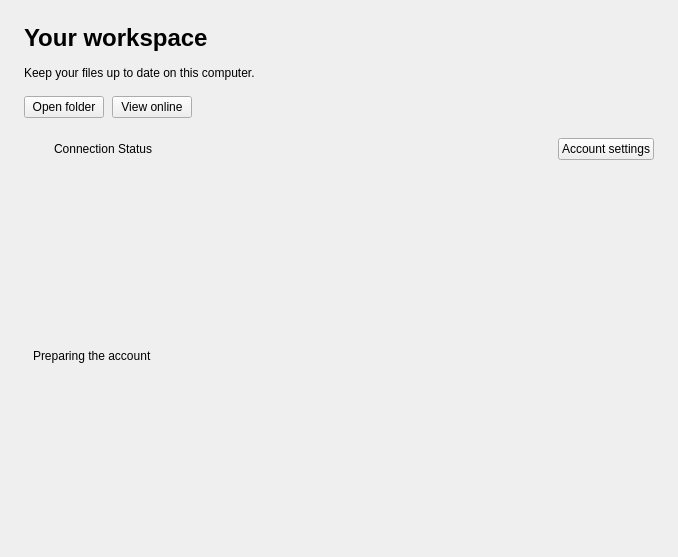
<?xml version="1.0" encoding="UTF-8"?>
<ui version="4.0">
 <class>OCC::AccountView</class>
 <widget class="QWidget" name="OCC::AccountView">
  <property name="geometry">
   <rect>
    <x>0</x>
    <y>0</y>
    <width>678</width>
    <height>557</height>
   </rect>
  </property>
  <property name="windowTitle">
   <string>Form</string>
  </property>
  <layout class="QVBoxLayout" name="verticalLayout_2">
   <property name="spacing"><number>16</number></property>
   <property name="leftMargin"><number>24</number></property>
   <property name="topMargin"><number>24</number></property>
   <property name="rightMargin"><number>24</number></property>
   <property name="bottomMargin"><number>20</number></property>
   <item>
    <widget class="QFrame" name="workspaceHeader">
     <layout class="QVBoxLayout" name="workspaceLayout">
      <property name="spacing"><number>16</number></property>
      <property name="leftMargin"><number>0</number></property>
      <property name="topMargin"><number>0</number></property>
      <property name="rightMargin"><number>0</number></property>
      <property name="bottomMargin"><number>0</number></property>
      <item>
       <layout class="QHBoxLayout" name="workspaceTitleLayout">
        <property name="spacing"><number>14</number></property>
        <item><layout class="QVBoxLayout" name="workspaceTextLayout">
         <item><widget class="QLabel" name="workspaceTitle">
          <property name="font"><font><pointsize>18</pointsize><bold>true</bold></font></property>
          <property name="text"><string>Your workspace</string></property>
          <property name="wordWrap"><bool>true</bool></property>
         </widget></item>
         <item><widget class="QLabel" name="workspaceDescription">
          <property name="text"><string>Keep your files up to date on this computer.</string></property>
          <property name="wordWrap"><bool>true</bool></property>
         </widget></item>
        </layout></item>
       </layout>
      </item>
      <item><layout class="QHBoxLayout" name="workspaceActionsLayout">
       <property name="spacing"><number>8</number></property>
       <item><widget class="QPushButton" name="openFolderButton">
        <property name="text"><string>Open folder</string></property>
        <property name="focusPolicy"><enum>Qt::FocusPolicy::StrongFocus</enum></property>
       </widget></item>
       <item><widget class="QPushButton" name="viewOnlineButton">
        <property name="text"><string>View online</string></property>
        <property name="focusPolicy"><enum>Qt::FocusPolicy::StrongFocus</enum></property>
       </widget></item>
       <item><spacer name="workspaceActionsSpacer">
        <property name="orientation"><enum>Qt::Orientation::Horizontal</enum></property>
        <property name="sizeHint" stdset="0"><size><width>20</width><height>20</height></size></property>
       </spacer></item>
      </layout></item>
     </layout>
    </widget>
   </item>
   <item>
    <widget class="QWidget" name="accountStatus" native="true">
     <layout class="QHBoxLayout" name="horizontalLayout_4">
      <property name="spacing"><number>10</number></property>
      <property name="leftMargin"><number>0</number></property>
      <property name="topMargin"><number>4</number></property>
      <property name="rightMargin"><number>0</number></property>
      <property name="bottomMargin"><number>4</number></property>
      <item>
       <widget class="QLabel" name="warningLabel">
        <property name="enabled">
         <bool>true</bool>
        </property>
        <property name="sizePolicy">
         <sizepolicy hsizetype="Fixed" vsizetype="Fixed">
          <horstretch>0</horstretch>
          <verstretch>0</verstretch>
         </sizepolicy>
        </property>
        <property name="minimumSize">
         <size>
          <width>20</width>
          <height>20</height>
         </size>
        </property>
        <property name="maximumSize">
         <size>
          <width>20</width>
          <height>20</height>
         </size>
        </property>
        <property name="text">
         <string/>
        </property>
        <property name="scaledContents">
         <bool>true</bool>
        </property>
       </widget>
      </item>
      <item>
       <widget class="QLabel" name="connectionStatusLabel">
        <property name="sizePolicy">
         <sizepolicy hsizetype="MinimumExpanding" vsizetype="Preferred">
          <horstretch>0</horstretch>
          <verstretch>0</verstretch>
         </sizepolicy>
        </property>
        <property name="text">
         <string notr="true">Connection Status</string>
        </property>
        <property name="textFormat">
         <enum>Qt::TextFormat::PlainText</enum>
        </property>
        <property name="wordWrap">
         <bool>true</bool>
        </property>
       </widget>
      </item>
      <item>
       <widget class="QPushButton" name="manageAccountButton">
        <property name="focusPolicy">
         <enum>Qt::FocusPolicy::StrongFocus</enum>
        </property>
        <property name="text">
         <string>Account settings</string>
        </property>
       </widget>
      </item>
     </layout>
    </widget>
   </item>
   <item>
    <widget class="QStackedWidget" name="stackedWidget">
     <property name="sizePolicy">
      <sizepolicy hsizetype="Expanding" vsizetype="Expanding">
       <horstretch>0</horstretch>
       <verstretch>5</verstretch>
      </sizepolicy>
     </property>
     <property name="currentIndex">
      <number>0</number>
     </property>
     <widget class="QWidget" name="loadingPage">
      <layout class="QVBoxLayout" name="verticalLayout_4">
       <item>
        <spacer name="verticalSpacer_2">
         <property name="orientation">
          <enum>Qt::Orientation::Vertical</enum>
         </property>
         <property name="sizeHint" stdset="0">
          <size>
           <width>20</width>
           <height>40</height>
          </size>
         </property>
        </spacer>
       </item>
       <item>
        <widget class="QLabel" name="label">
         <property name="text">
          <string>Preparing the account</string>
         </property>
        </widget>
       </item>
       <item>
        <layout class="QHBoxLayout" name="horizontalLayout_6">
         <item>
          <widget class="QProgressIndicator" name="spinner" native="true"/>
         </item>
        </layout>
       </item>
       <item>
        <spacer name="verticalSpacer_3">
         <property name="orientation">
          <enum>Qt::Orientation::Vertical</enum>
         </property>
         <property name="sizeHint" stdset="0">
          <size>
           <width>20</width>
           <height>40</height>
          </size>
         </property>
        </spacer>
       </item>
      </layout>
     </widget>
     <widget class="OCC::AccountFoldersView" name="accountFoldersView">
      <property name="accessibleName">
       <string>Sync connections</string>
      </property>
     </widget>
    </widget>
   </item>
  </layout>
 </widget>
 <customwidgets>
  <customwidget>
   <class>QProgressIndicator</class>
   <extends>QWidget</extends>
   <header>QProgressIndicator.h</header>
   <container>1</container>
  </customwidget>
  <customwidget>
   <class>OCC::AccountFoldersView</class>
   <extends>QWidget</extends>
   <header>gui/FoldersGui/accountfoldersview.h</header>
   <container>1</container>
  </customwidget>
 </customwidgets>
 <resources/>
 <connections/>
</ui>
